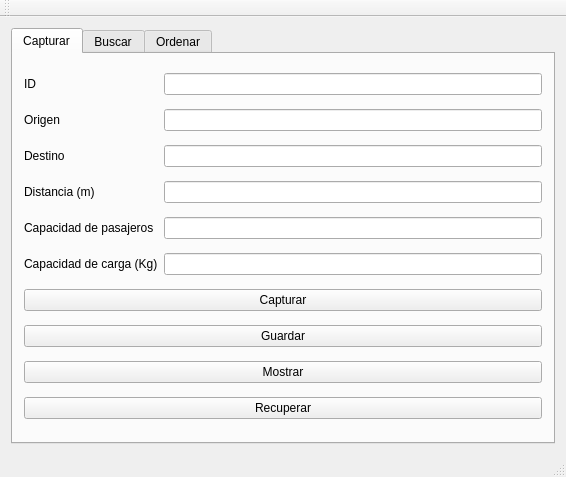
<?xml version="1.0" encoding="UTF-8"?>
<ui version="4.0">
 <class>MainWindow</class>
 <widget class="QMainWindow" name="MainWindow">
  <property name="geometry">
   <rect>
    <x>0</x>
    <y>0</y>
    <width>566</width>
    <height>477</height>
   </rect>
  </property>
  <property name="windowTitle">
   <string>MainWindow</string>
  </property>
  <widget class="QWidget" name="centralWidget">
   <layout class="QGridLayout" name="gridLayout_2">
    <item row="0" column="0">
     <widget class="QTabWidget" name="tabWidget">
      <property name="currentIndex">
       <number>0</number>
      </property>
      <widget class="QWidget" name="tab">
       <attribute name="title">
        <string>Capturar</string>
       </attribute>
       <layout class="QGridLayout" name="gridLayout">
        <item row="0" column="0">
         <widget class="QLabel" name="label">
          <property name="text">
           <string>ID</string>
          </property>
         </widget>
        </item>
        <item row="0" column="1">
         <widget class="QLineEdit" name="lineEdit"/>
        </item>
        <item row="1" column="0">
         <widget class="QLabel" name="label_2">
          <property name="text">
           <string>Origen</string>
          </property>
         </widget>
        </item>
        <item row="1" column="1">
         <widget class="QLineEdit" name="lineEdit_2"/>
        </item>
        <item row="2" column="0">
         <widget class="QLabel" name="label_3">
          <property name="text">
           <string>Destino</string>
          </property>
         </widget>
        </item>
        <item row="2" column="1">
         <widget class="QLineEdit" name="lineEdit_3"/>
        </item>
        <item row="3" column="0">
         <widget class="QLabel" name="label_4">
          <property name="text">
           <string>Distancia (m)</string>
          </property>
         </widget>
        </item>
        <item row="3" column="1">
         <widget class="QLineEdit" name="lineEdit_4"/>
        </item>
        <item row="4" column="0">
         <widget class="QLabel" name="label_5">
          <property name="text">
           <string>Capacidad de pasajeros</string>
          </property>
         </widget>
        </item>
        <item row="4" column="1">
         <widget class="QLineEdit" name="lineEdit_5"/>
        </item>
        <item row="5" column="0">
         <widget class="QLabel" name="label_6">
          <property name="text">
           <string>Capacidad de carga (Kg)</string>
          </property>
         </widget>
        </item>
        <item row="5" column="1">
         <widget class="QLineEdit" name="lineEdit_6"/>
        </item>
        <item row="6" column="0" colspan="2">
         <widget class="QPushButton" name="pushButton">
          <property name="text">
           <string>Capturar</string>
          </property>
         </widget>
        </item>
        <item row="7" column="0" colspan="2">
         <widget class="QPushButton" name="pushButton_3">
          <property name="text">
           <string>Guardar</string>
          </property>
         </widget>
        </item>
        <item row="8" column="0" colspan="2">
         <widget class="QPushButton" name="pushButton_2">
          <property name="text">
           <string>Mostrar</string>
          </property>
         </widget>
        </item>
        <item row="9" column="0" colspan="2">
         <widget class="QPushButton" name="pushButton_4">
          <property name="text">
           <string>Recuperar</string>
          </property>
         </widget>
        </item>
       </layout>
      </widget>
      <widget class="QWidget" name="tab_2">
       <attribute name="title">
        <string>Buscar</string>
       </attribute>
       <layout class="QGridLayout" name="gridLayout_3">
        <item row="0" column="0">
         <widget class="QLabel" name="label_7">
          <property name="text">
           <string>ID</string>
          </property>
         </widget>
        </item>
        <item row="0" column="1">
         <widget class="QLineEdit" name="lineEdit_7"/>
        </item>
        <item row="1" column="0">
         <widget class="QLabel" name="label_9">
          <property name="text">
           <string>Destino</string>
          </property>
         </widget>
        </item>
        <item row="1" column="1">
         <widget class="QLineEdit" name="lineEdit_8"/>
        </item>
        <item row="2" column="0">
         <widget class="QLabel" name="label_8">
          <property name="text">
           <string>Origen</string>
          </property>
         </widget>
        </item>
        <item row="2" column="1">
         <widget class="QLineEdit" name="lineEdit_9"/>
        </item>
        <item row="3" column="0">
         <widget class="QLabel" name="label_10">
          <property name="text">
           <string>Distancia</string>
          </property>
         </widget>
        </item>
        <item row="3" column="1">
         <widget class="QLineEdit" name="lineEdit_10"/>
        </item>
        <item row="4" column="0">
         <widget class="QLabel" name="label_11">
          <property name="text">
           <string>Capacidad</string>
          </property>
         </widget>
        </item>
        <item row="4" column="1">
         <widget class="QLineEdit" name="lineEdit_11"/>
        </item>
        <item row="5" column="0">
         <widget class="QLabel" name="label_12">
          <property name="text">
           <string>Carga</string>
          </property>
         </widget>
        </item>
        <item row="5" column="1">
         <widget class="QLineEdit" name="lineEdit_12"/>
        </item>
        <item row="6" column="0" colspan="2">
         <widget class="QPlainTextEdit" name="plainTextEdit"/>
        </item>
        <item row="2" column="2">
         <widget class="QPushButton" name="buscar_origen">
          <property name="text">
           <string>Buscar</string>
          </property>
         </widget>
        </item>
        <item row="3" column="2">
         <widget class="QPushButton" name="buscar_distancia">
          <property name="text">
           <string>Buscar</string>
          </property>
         </widget>
        </item>
        <item row="4" column="2">
         <widget class="QPushButton" name="buscar_capacidad">
          <property name="text">
           <string>Buscar</string>
          </property>
         </widget>
        </item>
        <item row="5" column="2">
         <widget class="QPushButton" name="buscar_carga">
          <property name="text">
           <string>Buscar</string>
          </property>
         </widget>
        </item>
        <item row="1" column="2">
         <widget class="QPushButton" name="buscar_destino">
          <property name="text">
           <string>Buscar</string>
          </property>
         </widget>
        </item>
        <item row="0" column="2">
         <widget class="QPushButton" name="buscar_id">
          <property name="text">
           <string>Buscar</string>
          </property>
         </widget>
        </item>
       </layout>
      </widget>
      <widget class="QWidget" name="tab_3">
       <attribute name="title">
        <string>Ordenar</string>
       </attribute>
       <layout class="QGridLayout" name="gridLayout_4">
        <item row="0" column="4">
         <widget class="QPushButton" name="pushButton_9">
          <property name="text">
           <string>Pasajeros</string>
          </property>
         </widget>
        </item>
        <item row="0" column="5">
         <widget class="QPushButton" name="pushButton_10">
          <property name="text">
           <string>Carga</string>
          </property>
         </widget>
        </item>
        <item row="3" column="0" colspan="6">
         <widget class="QPlainTextEdit" name="plainTextEdit_2"/>
        </item>
        <item row="0" column="0">
         <widget class="QPushButton" name="pushButton_6">
          <property name="text">
           <string>ID</string>
          </property>
         </widget>
        </item>
        <item row="0" column="1">
         <widget class="QPushButton" name="pushButton_5">
          <property name="text">
           <string>Origen</string>
          </property>
         </widget>
        </item>
        <item row="0" column="3">
         <widget class="QPushButton" name="pushButton_7">
          <property name="text">
           <string>Distancia</string>
          </property>
         </widget>
        </item>
        <item row="0" column="2">
         <widget class="QPushButton" name="pushButton_8">
          <property name="text">
           <string>Destino</string>
          </property>
         </widget>
        </item>
       </layout>
      </widget>
     </widget>
    </item>
   </layout>
  </widget>
  <widget class="QMenuBar" name="menuBar">
   <property name="geometry">
    <rect>
     <x>0</x>
     <y>0</y>
     <width>566</width>
     <height>21</height>
    </rect>
   </property>
  </widget>
  <widget class="QToolBar" name="mainToolBar">
   <attribute name="toolBarArea">
    <enum>TopToolBarArea</enum>
   </attribute>
   <attribute name="toolBarBreak">
    <bool>false</bool>
   </attribute>
  </widget>
  <widget class="QStatusBar" name="statusBar"/>
 </widget>
 <layoutdefault spacing="6" margin="11"/>
 <resources/>
 <connections/>
</ui>
